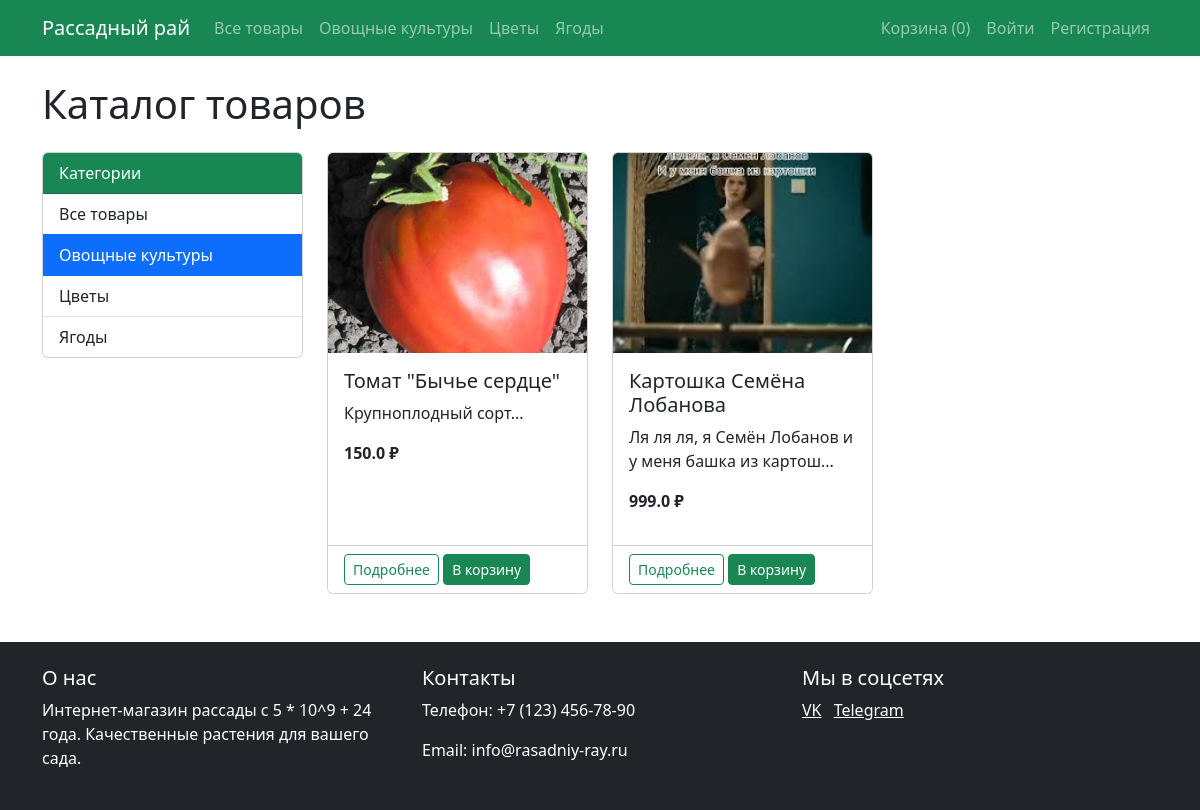
The page /products?category_id=1 on the database its author committed.
### models.py (models this page shows)
class Category(db.Model):
    id = db.Column(db.Integer, primary_key=True)
    name = db.Column(db.String(100), nullable=False)
    products = db.relationship('Product', backref='category', lazy=True)

class Product(db.Model):
    id = db.Column(db.Integer, primary_key=True)
    name = db.Column(db.String(100), nullable=False)
    description = db.Column(db.Text)
    price = db.Column(db.Float, nullable=False)
    category_id = db.Column(db.Integer, db.ForeignKey('category.id'), nullable=False)
    image = db.Column(db.String(100))
    order_items = db.relationship('OrderItem', backref='product', lazy=True)

### app.py (the view)
@app.route('/products')
def products():
    category_id = request.args.get('category_id')
    if category_id:
        products = Product.query.filter_by(category_id=category_id).all()
    else:
        products = Product.query.all()
    categories = Category.query.all()
    return render_template('products.html', products=products, categories=categories)

### app.py (called while the page is built)
@app.before_request
def fix_cart():
    if 'cart' in session and not isinstance(session['cart'], dict):
        session.pop('cart', None)

### templates/products.html (shortened to what this page needs)
{% extends "base.html" %}
{% block content %}
<h1 class="mb-4">Каталог товаров</h1>
<div class="row">
    <div class="col-md-3">
        <div class="card mb-4">
            <div class="card-header bg-success text-white">
                Категории
            </div>
            <div class="list-group list-group-flush">
                <a href="{{ url_for('products') }}" class="list-group-item list-group-item-action {% if not request.args.get('category_id') %}active{% endif %}">Все товары</a>
                {% for category in categories %}
                <a href="{{ url_for('products', category_id=category.id) }}" class="list-group-item list-group-item-action {% if request.args.get('category_id')|int == category.id %}active{% endif %}">
                    {{ category.name }}
                </a>
                {% endfor %}
            </div>
        </div>
    </div>
    <div class="col-md-9">
        <div class="row">
            {% for product in products %}
            <div class="col-md-4 mb-4">
                <div class="card h-100">
                    <img src="{{ url_for('static', filename='images/' + product.image) }}" class="card-img-top" alt="{{ product.name }}">
                    <div class="card-body">
                        <h5 class="card-title">{{ product.name }}</h5>
                        <p class="card-text">{{ product.description[:50] }}...</p>
                        <p class="fw-bold">{{ product.price }} ₽</p>
                    </div>
                    <div class="card-footer bg-white">
                        <a href="{{ url_for('product', product_id=product.id) }}" class="btn btn-sm btn-outline-success">Подробнее</a>
                        <form action="{{ url_for('add_to_cart', product_id=product.id) }}" method="POST" class="d-inline">
                            <button type="submit" class="btn btn-sm btn-success">В корзину</button>
                        </form>
                    </div>
                </div>
            </div>
            {% else %}
            <div class="col-12">
                <div class="alert alert-info">Товары не найдены</div>
            </div>
            {% endfor %}
        </div>
    </div>
</div>
{% endblock %}

### templates/base.html (shortened to what this page needs)
<!DOCTYPE html>
<html lang="ru">
<head>
    <link rel="stylesheet" href="{{ url_for('static', filename='css/style.css') }}">
    <link href="https://cdn.jsdelivr.net/npm/bootstrap@5.3.0/dist/css/bootstrap.min.css" rel="stylesheet">
</head>
<body>
    <header>
        <nav class="navbar navbar-expand-lg navbar-dark bg-success">
            <div class="container">
                <a class="navbar-brand" href="{{ url_for('index') }}">Рассадный рай</a>
                <div class="collapse navbar-collapse" id="navbarNav">
                    <ul class="navbar-nav me-auto">
                        <li class="nav-item">
                            <a class="nav-link" href="{{ url_for('products') }}">Все товары</a>
                        </li>
                        {% for category in categories %}
                        <li class="nav-item">
                            <a class="nav-link" href="{{ url_for('products', category_id=category.id) }}">{{ category.name }}</a>
                        </li>
                        {% endfor %}
                    </ul>
                    <ul class="navbar-nav">
                        <li class="nav-item">
                            <a class="nav-link" href="{{ url_for('cart') }}">
                                Корзина ({{ session.get('cart', {})|length }})
                            </a>
                        </li>
                        {% if current_user.is_authenticated %}
                        {% if current_user.is_admin %}
                        <li class="nav-item">
                            <a class="nav-link" href="{{ url_for('admin_products') }}">Админка</a>
                        </li>
                        {% endif %}
                        <li class="nav-item dropdown">
                            <a class="nav-link dropdown-toggle" href="#" role="button" data-bs-toggle="dropdown">
                                {{ current_user.username }}
                            </a>
                            <ul class="dropdown-menu">
                                <li><a class="dropdown-item" href="#">Мои заказы</a></li>
                                <li><hr class="dropdown-divider"></li>
                                <li><a class="dropdown-item" href="{{ url_for('logout') }}">Выйти</a></li>
                            </ul>
                        </li>
                    {% else %}
                        <li class="nav-item">
                            <a class="nav-link" href="{{ url_for('login') }}">Войти</a>
                        </li>
                        <li class="nav-item">
                            <a class="nav-link" href="{{ url_for('register') }}">Регистрация</a>
                        </li>
                    {% endif %}
                </ul>
                </div>
            </div>
        </nav>
    </header>
    <main class="container my-4">
        {% block content %}{% endblock %}
    </main>
    <footer class="bg-dark text-white py-4 mt-4">
        <div class="container">
            <div class="row">
                <div class="col-md-4">
                    <h5>О нас</h5>
                    <p>Интернет-магазин рассады с 5 * 10^9 + 24 года. Качественные растения для вашего сада.</p>
                </div>
                <div class="col-md-4">
                    <h5>Контакты</h5>
                    <p>Телефон: +7 (123) 456-78-90</p>
                    <p>Email: info@rasadniy-ray.ru</p>
                </div>
                <div class="col-md-4">
                    <h5>Мы в соцсетях</h5>
                    <a href="https://vk.com/id533626252?from=search" class="text-white me-2">VK</a>
                    <a href="https://t.me/art72ru" class="text-white me-2">Telegram</a>
                </div>
            </div>
        </div>
    </footer>
</body>
</html>

### static/css/style.css (style rules this page uses)
body { font-family: 'Segoe UI', Tahoma, Geneva, Verdana, sans-serif; background-color: #f8f9fa; }
.card { transition: transform 0.2s; }
.card-img-top { height: 200px; object-fit: cover; }
footer { margin-top: 3rem; }

### rows shown on the page
Category: name "Овощные культуры"
Category: name "Цветы"
Category: name "Ягоды"
Product: image (picture), name "Томат \"Бычье сердце\"", description "Крупноплодный сорт", price "150.0"
Product: image (picture), name "Картошка Семёна Лобанова", description "Ля ля ля, я Семён Лобанов и у меня башка из картош", price "999.0"

### other values the page prints
{{ session.get('cart', {})|length }} "0"
